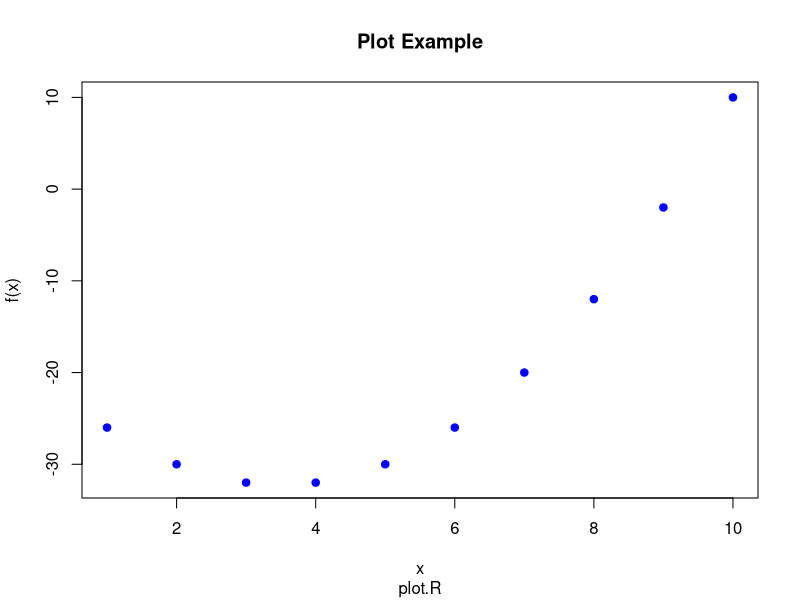
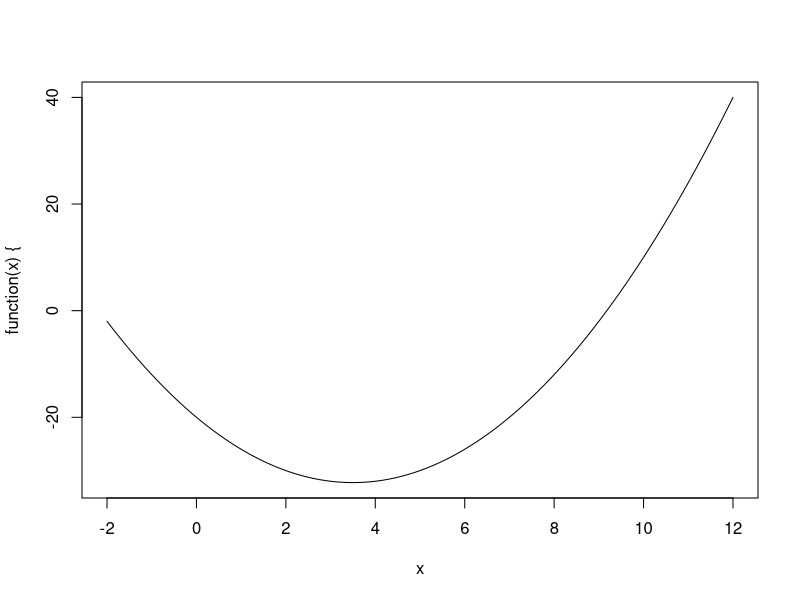

These figures' R source, in order:
x <- c(1:10)
y <- x*x - 7*x - 20

x11()

plot(x, y, 
    main="Plot Example", # Title
    sub ="plot.R"      , # Sub title 
    xlab="x"           , # x label
    ylab="f(x)"        , # y label,
    col ="blue"        , # color
    pch = 19           , # 19=solid
    type="p"             # type (p = points, also possible: l, b, c, o, h, s, S, na
    )


z <- locator(1) # wait for mouse click or enter pressed

plot (function(x) { x*x - 7*x - 20 },
      -2, 12)

z <- locator(1) # wait for mouse click or enter pressed
